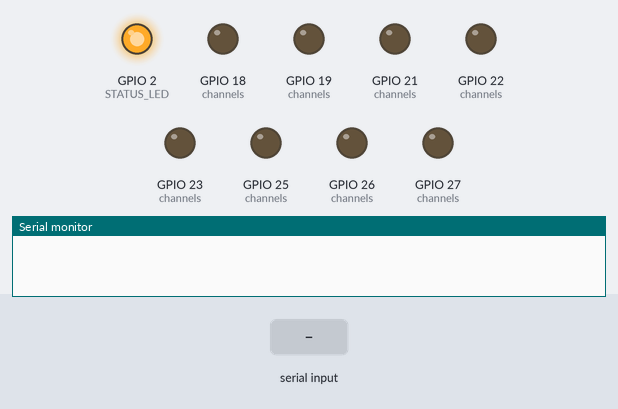
Bench run of a sketch on a simulated ESP32. Parts: output pins drawn as LEDs (lit = HIGH), the last lines printed to the serial monitor. The test bench sets the inputs (shaded band). Nothing arrives over Bluetooth unless stated.

Above: at 1.1 s.
At 2.8 s:
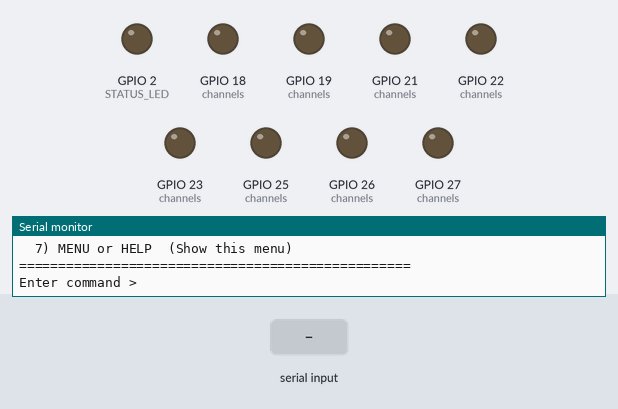
2.9 s: "S\n" received over Serial
4.4 s: "STOP\n" received over the second serial link
5.9 s: "HELP\n" received over Serial
7.4 s: "MENU\n" received over the second serial link
8.9 s: "?\n" received over Serial
10.4 s: "MS\n" received over the second serial link
Timing chart, 0 to 12.9 s (numbered marks = the images above; inputs shaded):
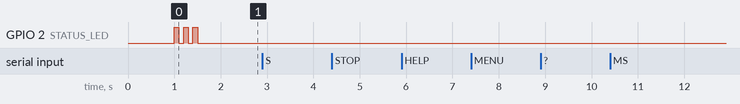

The sketch:

1_standalone_motor_test.ino
```cpp
/*
 * =====================================================================================
 * SOILVEDA ORGANICS - AYURVEDIC VENDING MACHINE
 * MODULE: STANDALONE ESP32 MOTOR & PUMP CONTROLLER (BLUETOOTH + USB SERIAL)
 * =====================================================================================
 */

#include <Arduino.h>
#include "BluetoothSerial.h"

#if !defined(CONFIG_BT_ENABLED) || !defined(CONFIG_BLUEDROID_ENABLED)
#error Bluetooth is not enabled! Please select a standard ESP32 board (e.g. ESP32 Dev Module).
#endif

const char* BT_DEVICE_NAME = "SoilVeda_ESP32";
BluetoothSerial SerialBT;
volatile bool btJustConnected = false;

// MOTOR DRIVER 1 (L298N #1): BO MOTORS (TEA CONTAINERS)
#define MD1_IN1 18   // Motor 1 (Lemongrass Sip) -> L298N #1 IN1
#define MD1_IN2 19   // Motor 1 (Lemongrass Sip) -> L298N #1 IN2
#define MD1_IN3 21   // Motor 2 (MedoHar Sip)    -> L298N #1 IN3
#define MD1_IN4 22   // Motor 2 (MedoHar Sip)    -> L298N #1 IN4

// MOTOR DRIVER 2 (L298N #2): WATER PUMPS
#define MD2_IN1 23   // Pump 1 (Water Dispense)  -> L298N #2 IN1
#define MD2_IN2 25   // Pump 1 (Water Dispense)  -> L298N #2 IN2
#define MD2_IN3 26   // Pump 2 (Water Extract)   -> L298N #2 IN3
#define MD2_IN4 27   // Pump 2 (Water Extract)   -> L298N #2 IN4

#define STATUS_LED 2

struct ActuatorChannel {
  uint8_t driverId;     // 1 or 2
  uint8_t motorId;      // 1 or 2
  uint8_t pinIn1;
  uint8_t pinIn2;
  const char* name;
  const char* role;
};

const ActuatorChannel channels[4] = {
  {1, 1, MD1_IN1, MD1_IN2, "Driver 1 - Motor 1", "BO Motor 1 (Lemongrass Sip Container)"},
  {1, 2, MD1_IN3, MD1_IN4, "Driver 1 - Motor 2", "BO Motor 2 (MedoHar Sip Container)"},
  {2, 1, MD2_IN1, MD2_IN2, "Driver 2 - Motor 1", "Water Pump 1 (Water Dispense Pump)"},
  {2, 2, MD2_IN3, MD2_IN4, "Driver 2 - Motor 2", "Water Pump 2 (Water Extract Pump)"}
};

void logPrint(const String& msg) {
  Serial.print(msg);
  if (SerialBT.hasClient()) {
    SerialBT.print(msg);
  }
}

void logPrintln(const String& msg) {
  Serial.println(msg);
  if (SerialBT.hasClient()) {
    SerialBT.println(msg);
  }
}

void initHardware() {
  pinMode(STATUS_LED, OUTPUT);
  digitalWrite(STATUS_LED, LOW);

  for (int i = 0; i < 4; i++) {
    pinMode(channels[i].pinIn1, OUTPUT);
    pinMode(channels[i].pinIn2, OUTPUT);
    digitalWrite(channels[i].pinIn1, LOW);
    digitalWrite(channels[i].pinIn2, LOW);
  }
}

void emergencyStopAll() {
  for (int i = 0; i < 4; i++) {
    digitalWrite(channels[i].pinIn1, LOW);
    digitalWrite(channels[i].pinIn2, LOW);
  }
  digitalWrite(STATUS_LED, LOW);
  logPrintln("\n[STOPPED] All motors and pumps are OFF.");
}

int findChannelIndex(int driverId, int motorId) {
  for (int i = 0; i < 4; i++) {
    if (channels[i].driverId == driverId && channels[i].motorId == motorId) {
      return i;
    }
  }
  return -1;
}

void runMotorForDuration(int driverId, int motorId, unsigned long durationMs) {
  int idx = findChannelIndex(driverId, motorId);
  if (idx == -1) {
    logPrintln("[ERROR] Invalid selection! Driver must be 1 or 2, Motor must be 1 or 2.");
    return;
  }

  float durationSec = durationMs / 1000.0;

  logPrintln("\n==================================================");
  logPrintln(">> STARTING : " + String(channels[idx].name));
  logPrintln("   Function : " + String(channels[idx].role));
  logPrintln("   Duration : " + String(durationSec, 2) + " sec (" + String(durationMs) + " ms)");
  logPrintln("   (Send 'S' or 'STOP' anytime to abort)");
  logPrintln("==================================================");

  digitalWrite(STATUS_LED, HIGH);
  digitalWrite(channels[idx].pinIn1, HIGH);
  digitalWrite(channels[idx].pinIn2, LOW);

  unsigned long startTime = millis();
  unsigned long lastPrintTime = 0;

  while (millis() - startTime < durationMs) {
    unsigned long elapsed = millis() - startTime;

    if (elapsed - lastPrintTime >= 1000 || lastPrintTime == 0) {
      lastPrintTime = elapsed;
      float remainingSec = (durationMs - elapsed) / 1000.0;
      logPrintln("   Running... " + String(remainingSec, 1) + " sec left");
    }

    if (SerialBT.available() > 0) {
      String abortCmd = SerialBT.readStringUntil('\n');
      abortCmd.trim();
      abortCmd.toUpperCase();
      if (abortCmd == "S" || abortCmd == "STOP") {
        emergencyStopAll();
        logPrintln("[ABORTED FROM PHONE]\n");
        return;
      }
    }

    if (Serial.available() > 0) {
      String abortCmd = Serial.readStringUntil('\n');
      abortCmd.trim();
      abortCmd.toUpperCase();
      if (abortCmd == "S" || abortCmd == "STOP") {
        emergencyStopAll();
        logPrintln("[ABORTED FROM SERIAL]\n");
        return;
      }
    }

    delay(10);
  }

  digitalWrite(channels[idx].pinIn1, LOW);
  digitalWrite(channels[idx].pinIn2, LOW);
  digitalWrite(STATUS_LED, LOW);

  logPrintln(">> [COMPLETE] " + String(channels[idx].name) + " stopped after " + String(durationSec, 2) + " sec.\n");
}

void printMenu() {
  logPrintln("\n==================================================");
  logPrintln("  SOILVEDA ORGANICS - BLUETOOTH MOTOR CONTROLLER  ");
  logPrintln("==================================================");
  logPrintln(" HARDWARE MAP:");
  logPrintln("  Driver 1, Motor 1 : BO Motor 1 (Lemongrass Sip)");
  logPrintln("  Driver 1, Motor 2 : BO Motor 2 (MedoHar Sip)");
  logPrintln("  Driver 2, Motor 1 : Water Dispense Pump");
  logPrintln("  Driver 2, Motor 2 : Water Extract Pump");
  logPrintln("--------------------------------------------------");
  logPrintln(" COMMAND EXAMPLES:");
  logPrintln("  1) MOTOR DRIVER 1 MOTOR 2 FOR 3 SEC");
  logPrintln("  2) D1 M2 3       (Driver 1, Motor 2, 3 sec)");
  logPrintln("  3) 2 1 5         (Driver 2, Motor 1, 5 sec)");
  logPrintln("  4) 1 1 2.5       (Decimal seconds supported)");
  logPrintln("  5) 1 2 1500ms    (Add 'ms' for milliseconds)");
  logPrintln("  6) STOP or S     (Emergency Stop anytime)");
  logPrintln("  7) MENU or HELP  (Show this menu)");
  logPrintln("==================================================");
  logPrint("Enter command > ");
}

void parseAndExecuteCommand(String rawInput) {
  rawInput.trim();
  if (rawInput.length() == 0) return;

  logPrintln(rawInput);

  String upper = rawInput;
  upper.toUpperCase();

  if (upper == "S" || upper == "STOP") {
    emergencyStopAll();
    logPrint("Enter command > ");
    return;
  }

  if (upper == "HELP" || upper == "MENU" || upper == "?") {
    printMenu();
    return;
  }

  bool isMilliseconds = (upper.indexOf("MS") != -1);

  float nums[3] = {0, 0, 0};
  int numCount = 0;
  String currentToken = "";

  for (unsigned int i = 0; i < upper.length(); i++) {
    char c = upper[i];
    if (isdigit(c) || c == '.') {
      currentToken += c;
    } else {
      if (currentToken.length() > 0 && numCount < 3) {
        nums[numCount++] = currentToken.toFloat();
        currentToken = "";
      }
    }
  }
  if (currentToken.length() > 0 && numCount < 3) {
    nums[numCount++] = currentToken.toFloat();
  }

  if (numCount < 3) {
    logPrintln("[ERROR] Could not read Driver, Motor, and Duration.");
    logPrintln("Example: 'MOTOR DRIVER 1 MOTOR 2 FOR 3 SEC' or '1 2 3'");
    logPrint("Enter command > ");
    return;
  }

  int driverId = (int)nums[0];
  int motorId  = (int)nums[1];
  float rawDuration = nums[2];

  if (driverId < 1 || driverId > 2) {
    logPrintln("[ERROR] Invalid Driver '" + String(driverId) + "'. Specify Driver 1 or 2.");
    logPrint("Enter command > ");
    return;
  }

  if (motorId < 1 || motorId > 2) {
    logPrintln("[ERROR] Invalid Motor '" + String(motorId) + "'. Specify Motor 1 or 2.");
    logPrint("Enter command > ");
    return;
  }

  if (rawDuration <= 0) {
    logPrintln("[ERROR] Duration must be greater than 0!");
    logPrint("Enter command > ");
    return;
  }

  unsigned long durationMs = isMilliseconds ? (unsigned long)rawDuration : (unsigned long)(rawDuration * 1000.0);

  runMotorForDuration(driverId, motorId, durationMs);
  logPrint("Enter command > ");
}

void btConnectionCallback(esp_spp_cb_event_t event, esp_spp_cb_param_t *param) {
  if (event == ESP_SPP_SRV_OPEN_EVT) {
    btJustConnected = true;
  } else if (event == ESP_SPP_CLOSE_EVT) {
    Serial.println("\n[BLUETOOTH] Phone disconnected.");
  }
}

void setup() {
  Serial.begin(115200);
  delay(1000);
  initHardware();

  SerialBT.register_callback(btConnectionCallback);
  SerialBT.begin(BT_DEVICE_NAME);

  for (int i = 0; i < 3; i++) {
    digitalWrite(STATUS_LED, HIGH); delay(100);
    digitalWrite(STATUS_LED, LOW); delay(100);
  }

  Serial.println("\n==================================================");
  Serial.println(" SOIL VEDA ESP32 READY (BLUETOOTH + USB SERIAL)   ");
  Serial.println("==================================================");
  Serial.printf(" Bluetooth Name: %s\n", BT_DEVICE_NAME);
  Serial.println(" Open 'Serial Bluetooth Terminal' app and connect!");
  printMenu();
}

void loop() {
  if (btJustConnected) {
    btJustConnected = false;
    delay(200);
    Serial.println("\n[BLUETOOTH] Phone connected to SoilVeda_ESP32!");
    printMenu();
  }

  if (SerialBT.available() > 0) {
    String btInput = SerialBT.readStringUntil('\n');
    parseAndExecuteCommand(btInput);
  }

  if (Serial.available() > 0) {
    String usbInput = Serial.readStringUntil('\n');
    parseAndExecuteCommand(usbInput);
  }

  delay(10);
}
```
